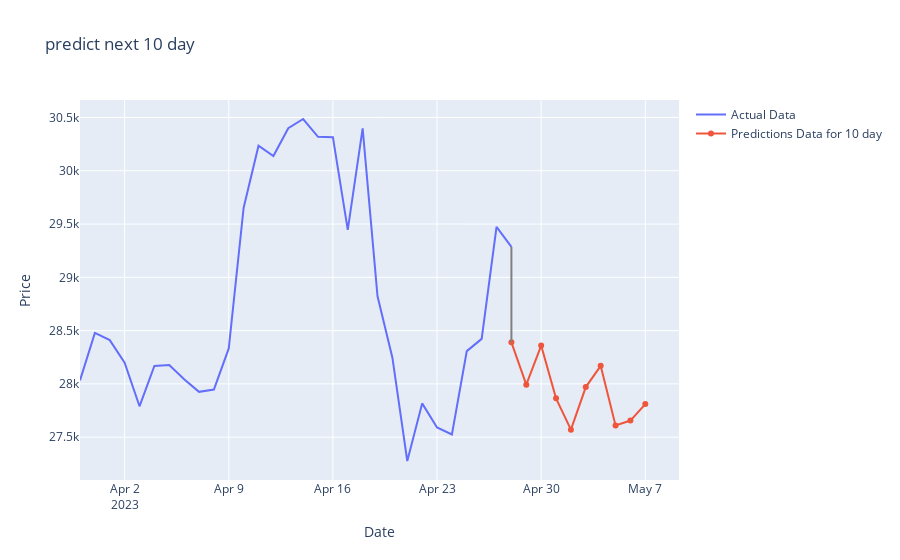

Write notebook code for a chart like this one.
### Code cell
actual_x = y_future_data.index
actual_y = y_future_data['Adj Close']
pred_x = prediction_df.index
pred_y = prediction_df['Adj Close']

fig = go.Figure()
fig.add_trace(go.Scatter(x=actual_x, y=actual_y, name='Actual Data'))
fig.add_trace(go.Scatter(x=pred_x, y=pred_y,
              name='Predictions Data for 10 day'))

fig.add_shape(type='line',
              x0=actual_x[-1], y0=actual_y[-1],
              x1=pred_x[0], y1=pred_y[0],
              line=dict(color='grey', width=2))

fig.update_layout(
    xaxis_title='Date',
    yaxis_title='Price',
    title='predict next 10 day '
)

fig.show()

### Figure 1 — Plotly figure (JSON) as saved in the notebook; plotly's stock layout.template omitted (floating-point values rounded to 4 significant figures)
{"data": [{"name": "Actual Data", "type": "scatter", "x": ["2023-03-30T00:00:00", "2023-03-31T00:00:00", "2023-04-01T00:00:00", "2023-04-02T00:00:00", "2023-04-03T00:00:00", "2023-04-04T00:00:00", "2023-04-05T00:00:00", "2023-04-06T00:00:00", "2023-04-07T00:00:00", "2023-04-08T00:00:00", "2023-04-09T00:00:00", "2023-04-10T00:00:00", "2023-04-11T00:00:00", "2023-04-12T00:00:00", "2023-04-13T00:00:00", "2023-04-14T00:00:00", "2023-04-15T00:00:00", "2023-04-16T00:00:00", "2023-04-17T00:00:00", "2023-04-18T00:00:00", "2023-04-19T00:00:00", "2023-04-20T00:00:00", "2023-04-21T00:00:00", "2023-04-22T00:00:00", "2023-04-23T00:00:00", "2023-04-24T00:00:00", "2023-04-25T00:00:00", "2023-04-26T00:00:00", "2023-04-27T00:00:00", "2023-04-28T00:00:00"], "y": [28030.0, 28480.0, 28410.0, 28200.0, 27790.0, 28170.0, 28180.0, 28040.0, 27930.0, 27950.0, 28330.0, 29650.0, 30240.0, 30140.0, 30400.0, 30490.0, 30320.0, 30320.0, 29450.0, 30400.0, 28820.0, 28250.0, 27280.0, 27820.0, 27590.0, 27530.0, 28310.0, 28420.0, 29470.0, 29290.0]}, {"name": "Predictions Data for 10 day", "type": "scatter", "x": ["2023-04-28T00:00:00", "2023-04-29T00:00:00", "2023-04-30T00:00:00", "2023-05-01T00:00:00", "2023-05-02T00:00:00", "2023-05-03T00:00:00", "2023-05-04T00:00:00", "2023-05-05T00:00:00", "2023-05-06T00:00:00", "2023-05-07T00:00:00"], "y": [28390.0, 27990.0, 28360.0, 27860.0, 27570.0, 27970.0, 28170.0, 27610.0, 27660.0, 27810.0]}], "layout": {"shapes": [{"line": {"color": "grey", "width": 2}, "type": "line", "x0": "2023-04-28T00:00:00", "x1": "2023-04-28T00:00:00", "y0": 29290.0, "y1": 28390.0}], "title": {"text": "predict next 10 day "}, "xaxis": {"title": {"text": "Date"}}, "yaxis": {"title": {"text": "Price"}}}}
